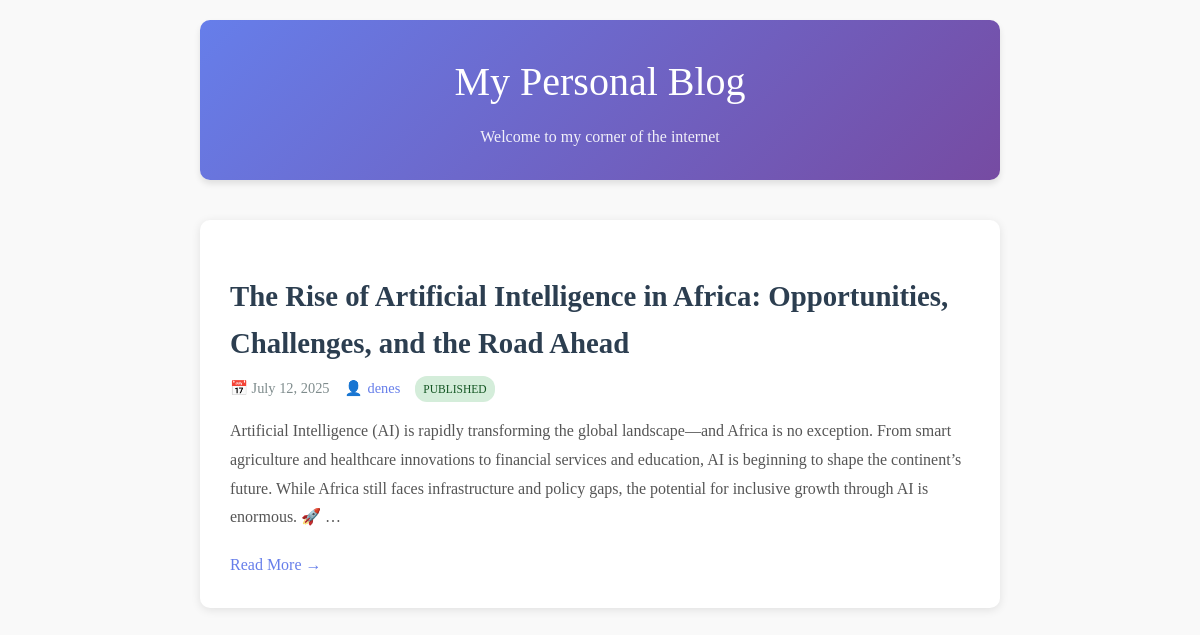
Page /blog/ (signed in) on the committed database.
### blogapp/models.py (models this page shows, shortened)
class Post(models.Model):
    title = models.CharField(
        max_length=200,
        help_text="The title of your blog post"
    )
    content = models.TextField(
        help_text="The main content of your blog post"
    )
    author = models.ForeignKey(
        User,
        on_delete=models.CASCADE,
        help_text="The author of this post"
    )
    created_date = models.DateTimeField(
        default=timezone.now,
        help_text="When the post was created"
    )
    published_date = models.DateTimeField(
        blank=True,
        null=True,
        help_text="When the post was published (can be empty for drafts)"
    )
    slug = models.SlugField(
        max_length=200,
        unique=True,
        help_text="URL-friendly version of the title"
    )
    STATUS_CHOICES = [
        ('draft', 'Draft'),
        ('published', 'Published'),
    ]
    status = models.CharField(
        max_length=10,
        choices=STATUS_CHOICES,
        default='draft',
        help_text="Post status: draft or published"
    )
    excerpt = models.TextField(
        max_length=300,
        blank=True,
        help_text="Short description of the post (optional)"
    )
    class Meta:
        ordering = ['-created_date']  # Most recent posts first
        verbose_name = "Blog Post"
        verbose_name_plural = "Blog Posts"

### blogapp/views.py (the view)
# urls.py: 2. Add a URL to urlpatterns:  path('', views.home, name='home')
def home(request):
    posts = Post.objects.filter(status='published').order_by('-created_date')
    context = {
        'posts': posts
    }
    return render(request, 'blogapp/home.html', context)

### blogapp/templates/blogapp/home.html (shortened to what this page needs)
<!DOCTYPE html>
<html lang="en">
<head>
</head>
<body>
    <div class="header">
        <h1>My Personal Blog</h1>
        <p>Welcome to my corner of the internet</p>
    </div>
    <main>
        {% if posts %}
            {% for post in posts %}
                <article class="post-container">
                    <h2 class="post-title">
                        <a href="{% url 'blogapp:post_detail' post.slug %}">{{ post.title }}</a>
                    </h2>
                    <div class="post-meta">
                        <span>
                            📅 {{ post.created_date|date:"F j, Y" }}
                        </span>
                        <span>
                            👤 <a href="{% url 'blogapp:posts_by_author' post.author.username %}" style="color: #667eea; text-decoration: none;">{{ post.author.username }}</a>
                        </span>
                        {% if user.is_authenticated %}
                        <span class="status-badge status-{{ post.status }}">
                            {{ post.status }}
                        </span>
                        {% endif %}
                    </div>
                    <div class="post-content">
                        {{ post.content|truncatewords:50 }}
                    </div>
                    <a href="{% url 'blogapp:post_detail' post.slug %}" class="read-more">
                        Read More →
                    </a>
                </article>
            {% endfor %}
        {% endif %}
    </main>
</body>
</html>

### blogapp/templates/blogapp/home.html (style rules this page uses)
body { font-family: 'Georgia', serif; max-width: 800px; margin: 0 auto; padding: 20px; line-height: 1.6; color: #333; background-color: #f9f9f9; }
.header { text-align: center; margin-bottom: 40px; padding: 30px 0; background: linear-gradient(135deg, #667eea 0%, #764ba2 100%); color: white; border-radius: 10px; box-shadow: 0 4px 6px rgba(0,0,0,0.1); }
.header h1 { margin: 0; font-size: 2.5em; font-weight: 300; }
.header p { margin: 10px 0 0 0; opacity: 0.9; }
.post-container { background: white; margin-bottom: 30px; padding: 30px; border-radius: 10px; box-shadow: 0 2px 10px rgba(0,0,0,0.1); transition: transform 0.3s ease; }
.post-title { color: #2c3e50; margin-bottom: 10px; font-size: 1.8em; font-weight: 600; }
.post-title a { color: inherit; text-decoration: none; }
.post-meta { color: #7f8c8d; font-size: 0.9em; margin-bottom: 15px; display: flex; gap: 15px; }
.post-meta span { display: flex; align-items: center; gap: 5px; }
.post-content { color: #555; line-height: 1.8; margin-bottom: 20px; }
.read-more { color: #667eea; text-decoration: none; font-weight: 500; display: inline-flex; align-items: center; gap: 5px; }
.status-badge { display: inline-block; padding: 4px 8px; border-radius: 12px; font-size: 0.8em; font-weight: 500; text-transform: uppercase; }
.status-published { background: #d4edda; color: #155724; }

### rows in the picture
Post: title "The Rise of Artificial Intelligence in Africa: Opportunities, Challenges, and the Road Ahead", created_date "July 12, 2025", author.username "denes", status "PUBLISHED", content "Artificial Intelligence (AI) is rapidly transforming the global landscape—and Africa is no exception. From smart agriculture and healthcare innovations to financial services and education, AI is beginning to shape the continent’s future. While Africa still faces infrastructure and policy gaps, the potential for inclusive growth through AI is enormous. 🚀 …"
